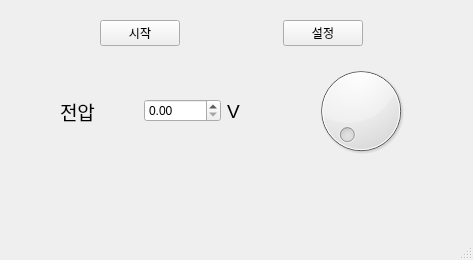
<?xml version="1.0" encoding="UTF-8"?>
<ui version="4.0">
 <class>MainWindow</class>
 <widget class="QMainWindow" name="MainWindow">
  <property name="geometry">
   <rect>
    <x>0</x>
    <y>0</y>
    <width>473</width>
    <height>260</height>
   </rect>
  </property>
  <property name="windowTitle">
   <string>MainWindow</string>
  </property>
  <widget class="QWidget" name="centralwidget">
   <widget class="QWidget" name="layoutWidget">
    <property name="geometry">
     <rect>
      <x>100</x>
      <y>20</y>
      <width>263</width>
      <height>26</height>
     </rect>
    </property>
    <layout class="QHBoxLayout" name="horizontalLayout">
     <item>
      <widget class="QPushButton" name="startStopButton">
       <property name="text">
        <string>시작</string>
       </property>
      </widget>
     </item>
     <item>
      <spacer name="horizontalSpacer">
       <property name="orientation">
        <enum>Qt::Orientation::Horizontal</enum>
       </property>
       <property name="sizeHint" stdset="0">
        <size>
         <width>40</width>
         <height>20</height>
        </size>
       </property>
      </spacer>
     </item>
     <item>
      <widget class="QPushButton" name="settingButton">
       <property name="text">
        <string>설정</string>
       </property>
      </widget>
     </item>
    </layout>
   </widget>
   <widget class="QWidget" name="layoutWidget">
    <property name="geometry">
     <rect>
      <x>60</x>
      <y>60</y>
      <width>351</width>
      <height>102</height>
     </rect>
    </property>
    <layout class="QHBoxLayout" name="horizontalLayout_2">
     <item>
      <widget class="QLabel" name="label">
       <property name="font">
        <font>
         <pointsize>14</pointsize>
        </font>
       </property>
       <property name="text">
        <string>전압</string>
       </property>
      </widget>
     </item>
     <item>
      <widget class="QDoubleSpinBox" name="valueSpinBox"/>
     </item>
     <item>
      <widget class="QLabel" name="label_2">
       <property name="font">
        <font>
         <pointsize>14</pointsize>
        </font>
       </property>
       <property name="text">
        <string>V</string>
       </property>
      </widget>
     </item>
     <item>
      <widget class="QDial" name="valueDial"/>
     </item>
    </layout>
   </widget>
  </widget>
  <widget class="QMenuBar" name="menubar">
   <property name="geometry">
    <rect>
     <x>0</x>
     <y>0</y>
     <width>473</width>
     <height>22</height>
    </rect>
   </property>
  </widget>
  <widget class="QStatusBar" name="statusbar"/>
 </widget>
 <resources/>
 <connections/>
</ui>
